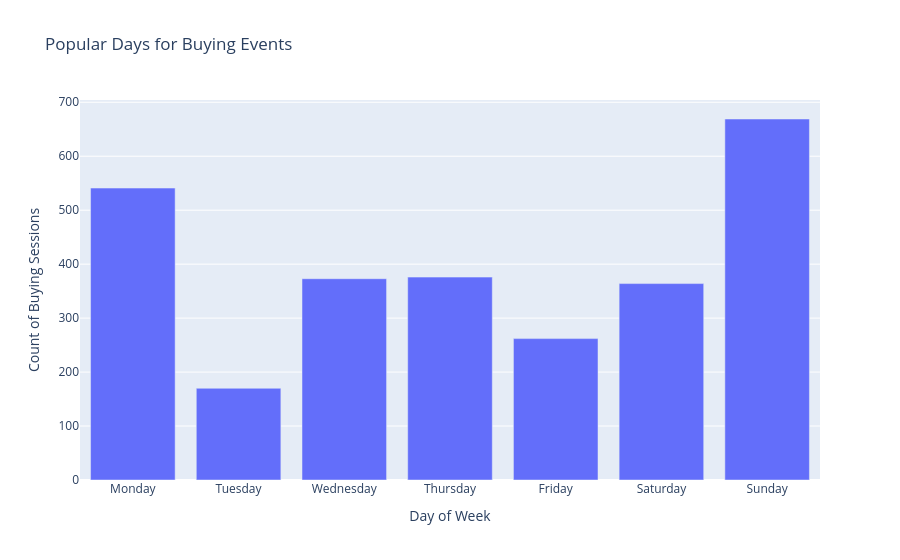

Here is the notebook cell this chart was saved with:
### Code cell
# Popular days for buying events
buy_day_counts = training_data[training_data["is_buy"] == 1]["dayofweek"].value_counts().sort_index()
day_names = ["Monday", "Tuesday", "Wednesday", "Thursday", "Friday", "Saturday", "Sunday"]
# Create a mapping for days, handling potential float values
day_mapping = {}
for i in range(7):
    day_mapping[float(i)] = day_names[i]
    day_mapping[i] = day_names[i]

# Use the mapping to convert indices to day names
fig = px.bar(
    x=[day_mapping.get(i, f"Day {i}") for i in buy_day_counts.index],
    y=buy_day_counts.values,
    title="Popular Days for Buying Events",
    labels={"x": "Day of Week", "y": "Count of Buying Sessions"}
)
fig.show()

### Figure 1 — Plotly figure (JSON) as saved in the notebook; plotly's stock layout.template omitted (floating-point values rounded to 4 significant figures)
{"data": [{"alignmentgroup": "True", "hovertemplate": "Day of Week=%{x}<br>Count of Buying Sessions=%{y}<extra></extra>", "legendgroup": "", "marker": {"color": "#636efa", "pattern": {"shape": ""}}, "name": "", "offsetgroup": "", "orientation": "v", "showlegend": false, "textposition": "auto", "type": "bar", "x": ["Monday", "Tuesday", "Wednesday", "Thursday", "Friday", "Saturday", "Sunday"], "xaxis": "x", "y": [541, 170, 373, 376, 262, 364, 669], "yaxis": "y"}], "layout": {"barmode": "relative", "legend": {"tracegroupgap": 0}, "title": {"text": "Popular Days for Buying Events"}, "xaxis": {"anchor": "y", "domain": [0, 1], "title": {"text": "Day of Week"}}, "yaxis": {"anchor": "x", "domain": [0, 1], "title": {"text": "Count of Buying Sessions"}}}}
